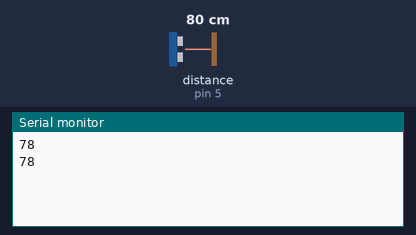
Simulated run of this sketch. Board: Arduino Uno, built with avr-gcc and run on an emulated ATmega328P. On the bench: the last lines printed to the serial monitor. Wiring (inferred from the names in the program): ultrasonic range finder: trigger pin 4; echo pin 5. The test bench sets the inputs (shaded band); at power-on: distance to the obstacle (sensor on pin 5) 80 cm. The echo pulse lasts 58.3 µs per cm.

Above: at 2.8 s.
2.9 s: distance to the obstacle (sensor on pin 5) set to 2 cm
At 5.0 s:
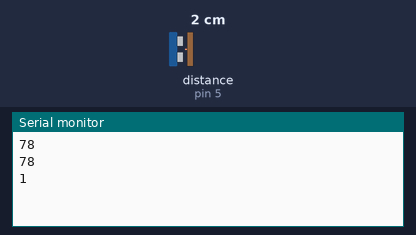
5.6 s: distance to the obstacle (sensor on pin 5) set to 4 cm
At 6.6 s:
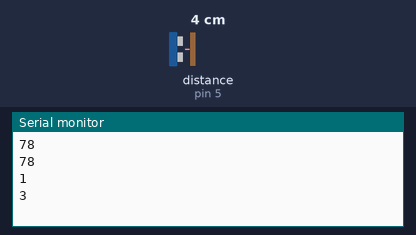
Timing chart, 0 to 8.6 s (numbered marks = the images above; inputs shaded):
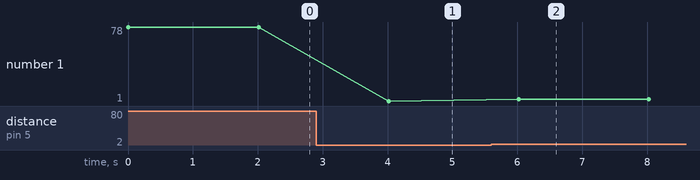

The sketch:

SMART_DUSTBIN.ino
```cpp
#include<SoftwareSerial.h>
SoftwareSerial Bluetooth(2,3);
int echopin = 5;
int trigpin = 4;
long duration;
int distance;
int BT_input;
void setup() {
  // put your setup code here, to run once:
Bluetooth.begin(9600);
Serial.begin(9600);
pinMode(echopin, INPUT);
pinMode(trigpin, OUTPUT);
}

void loop() {
  // put your main code here, to run repeatedly:

  digitalWrite(trigpin, LOW);
  delayMicroseconds(2);
  digitalWrite(trigpin, HIGH);
  delayMicroseconds(10);
  digitalWrite(trigpin, LOW);
  duration= pulseIn(echopin,HIGH);
  distance = duration*0.034/2;
  Serial.println(distance);
  delay(1000);
  Bluetooth.println(distance);
  delay(1000);
}
```

Measured:
- after the input at 2.9 s, the serial monitor: prints a new line after 1.1 s (image 1)
- after the input at 5.6 s, the serial monitor: prints a new line after 0.42 s (image 2)
- plotted number 1: 78 → 1 after the input at 2.9 s, 1 → 3 after the input at 5.6 s
